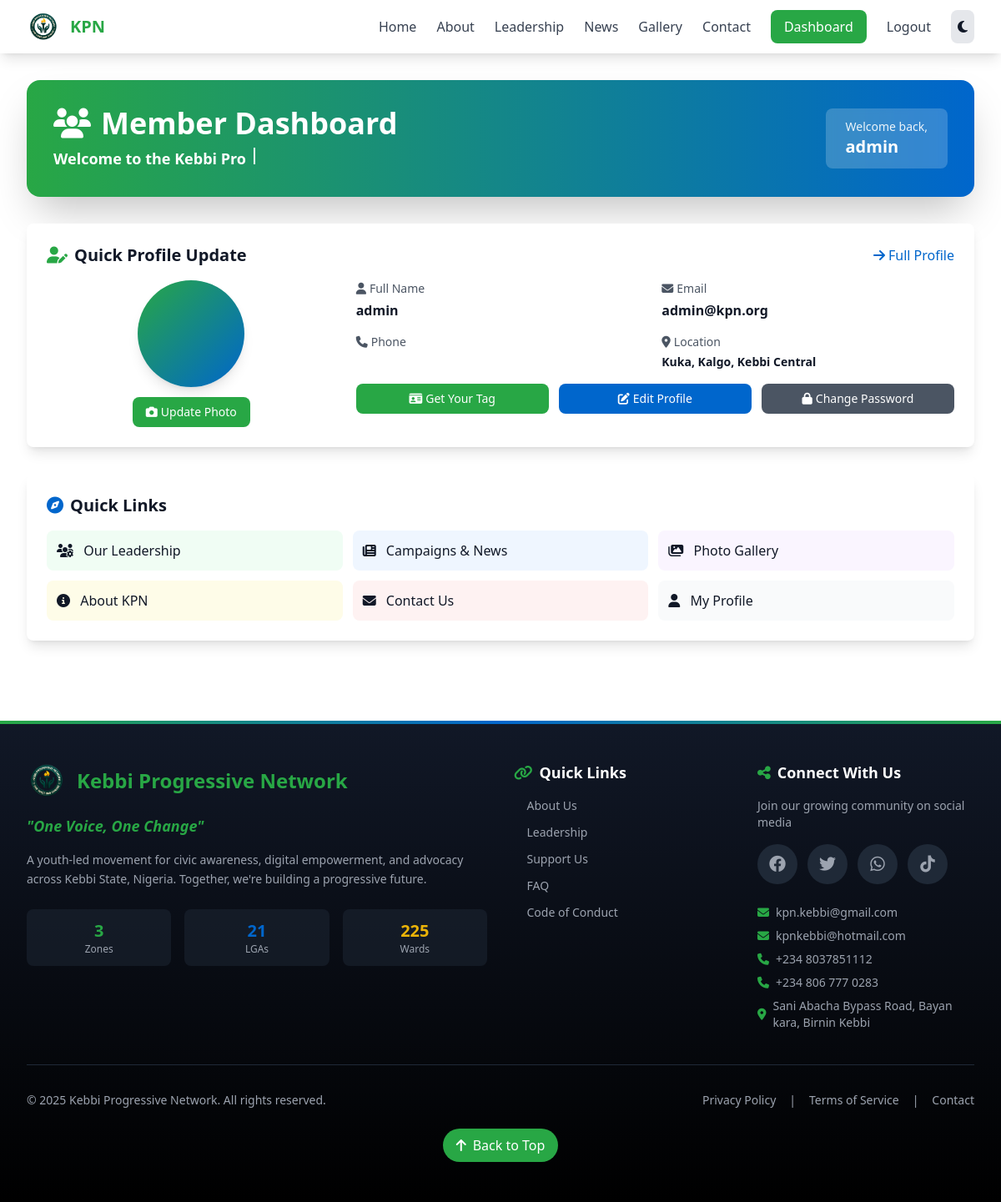
The app's page /account/dashboards/general-member/ (signed in) with its own data.
### staff/models.py (models this page shows, shortened)
class User(AbstractUser):
    ROLE_CHOICES = [
        ('GENERAL', 'General Member'),
        ('STATE', 'State Executive'),
        ('ZONAL', 'Zonal Coordinator'),
        ('LGA', 'LGA Coordinator'),
        ('WARD', 'Ward Leader'),
    ]
    STATUS_CHOICES = [
        ('PENDING', 'Pending Approval'),
        ('APPROVED', 'Approved'),
        ('SUSPENDED', 'Suspended'),
        ('DISMISSED', 'Dismissed'),
    ]
    GENDER_CHOICES = [
        ('M', 'Male'),
        ('F', 'Female'),
    ]
    phone = models.CharField(max_length=20)
    bio = models.TextField(blank=True)
    photo = models.ImageField(upload_to='profile_photos/', blank=True, null=True)
    gender = models.CharField(max_length=1, choices=GENDER_CHOICES, blank=True)
    facebook_url = models.URLField(max_length=200, blank=True, help_text="Your Facebook profile URL")
    twitter_url = models.URLField(max_length=200, blank=True, help_text="Your Twitter/X profile URL")
    instagram_url = models.URLField(max_length=200, blank=True, help_text="Your Instagram profile URL")
    tiktok_url = models.URLField(max_length=200, blank=True, help_text="Your TikTok profile URL")
    role = models.CharField(max_length=10, choices=ROLE_CHOICES, default='GENERAL')
    status = models.CharField(max_length=10, choices=STATUS_CHOICES, default='PENDING')
    zone = models.ForeignKey(Zone, on_delete=models.SET_NULL, null=True, blank=True, related_name='members')
    lga = models.ForeignKey(LGA, on_delete=models.SET_NULL, null=True, blank=True, related_name='members')
    ward = models.ForeignKey(Ward, on_delete=models.SET_NULL, null=True, blank=True, related_name='members')
    role_definition = models.ForeignKey(RoleDefinition, on_delete=models.SET_NULL, null=True, blank=True, related_name='holders')
    facebook_verified = models.BooleanField(default=False)
    date_approved = models.DateTimeField(null=True, blank=True)
    approved_by = models.ForeignKey('self', on_delete=models.SET_NULL, null=True, blank=True, related_name='approved_members')
    created_at = models.DateTimeField(auto_now_add=True)
    updated_at = models.DateTimeField(auto_now=True)
    class Meta:
        ordering = ['-created_at']
        indexes = [
            models.Index(fields=['status', 'role'], name='user_status_role_idx'),
            models.Index(fields=['status', 'zone'], name='user_status_zone_idx'),
            models.Index(fields=['status', 'lga'], name='user_status_lga_idx'),
            models.Index(fields=['status', 'ward'], name='user_status_ward_idx'),
        ]
    def get_full_name(self):
        return f"{self.first_name} {self.last_name}".strip() or self.username

### leadership/models.py (models this page shows, shortened)
class Ward(models.Model):
    name = models.CharField(max_length=200)
    lga = models.ForeignKey(LGA, on_delete=models.CASCADE, related_name='wards')
    created_at = models.DateTimeField(auto_now_add=True)
    class Meta:
        ordering = ['lga__name', 'name']

class LGA(models.Model):
    name = models.CharField(max_length=100)
    zone = models.ForeignKey(Zone, on_delete=models.CASCADE, related_name='lgas')
    created_at = models.DateTimeField(auto_now_add=True)
    class Meta:
        ordering = ['name']
        verbose_name = 'LGA'
        verbose_name_plural = 'LGAs'

class Zone(models.Model):
    name = models.CharField(max_length=100, unique=True)
    created_at = models.DateTimeField(auto_now_add=True)
    class Meta:
        ordering = ['name']

### staff/views.py (the view)
# urls.py: path('dashboards/general-member/', views.general_member_dashboard, name='general_member_dashboard'),
@login_required
def general_member_dashboard(request):
    user = request.user
    if user.status != 'APPROVED':
        messages.warning(request, 'Your account is pending approval.')
        return render(request, 'staff/pending_approval.html')
    if user.role != 'GENERAL':
        return redirect('staff:dashboard')
    from campaigns.models import Campaign
    from staff.models import Announcement
    latest_campaigns = Campaign.objects.filter(status='PUBLISHED').order_by('-published_at')[:3]
    context = {
        'latest_campaigns': latest_campaigns,
    }
    return render(request, 'staff/dashboards/general_member.html', context)

### staff/context_processors.py (called while the page is built)
def announcements(request):
    user_announcements = []
    if request.user.is_authenticated:
        user_announcements = Announcement.for_user(request.user)[:10]
    return {
        'user_announcements': user_announcements
    }

### staff/models.py (called while the page is built)
    @classmethod
    def for_user(cls, user):
        from django.utils import timezone
        from django.db.models import Q
        now = timezone.now()
        base_query = cls.objects.filter(is_active=True).filter(
            Q(expires_at__isnull=True) | Q(expires_at__gt=now)
        )
        query = Q(scope='GENERAL')
        if user.zone:
            query |= Q(scope='ZONAL', target_zone=user.zone)
        if user.lga:
            query |= Q(scope='LGA', target_lga=user.lga)
        if user.ward:
            query |= Q(scope='WARD', target_ward=user.ward)
        return base_query.filter(query).select_related('created_by', 'target_zone', 'target_lga', 'target_ward')

### staff/templates/staff/dashboards/general_member.html (shortened to what this page needs)
{% extends 'base.html' %}
{% load static %}
{% block content %}
<div class="max-w-7xl mx-auto px-4 sm:px-6 lg:px-8 py-8">
    {% include 'staff/dashboards/includes/_role_header.html' with title="Member Dashboard" icon_class="fas fa-users" welcome_messages="Welcome to the Kebbi Progressive Network!|Be part of the change you want to see.|Together, we build a better Kebbi.|Your voice matters. Your participation counts.|Join us in creating opportunities for all." %}
    {% include 'staff/dashboards/includes/_profile_section.html' %}
    <div class="bg-white dark:bg-gray-800 rounded-lg shadow-lg p-6">
        <h3 class="text-xl font-bold mb-4 flex items-center">
            <i class="fas fa-compass text-kpn-blue mr-2"></i>
            Quick Links
        </h3>
        <div class="grid grid-cols-1 md:grid-cols-2 lg:grid-cols-3 gap-3">
            <a href="{% url 'core:leadership' %}" class="block p-3 bg-green-50 dark:bg-green-900 rounded-lg hover:bg-green-100 dark:hover:bg-green-800 transition">
                <i class="fas fa-users-cog mr-2"></i> Our Leadership
            </a>
            <a href="{% url 'core:campaigns' %}" class="block p-3 bg-blue-50 dark:bg-blue-900 rounded-lg hover:bg-blue-100 dark:hover:bg-blue-800 transition">
                <i class="fas fa-newspaper mr-2"></i> Campaigns & News
            </a>
            <a href="{% url 'core:gallery' %}" class="block p-3 bg-purple-50 dark:bg-purple-900 rounded-lg hover:bg-purple-100 dark:hover:bg-purple-800 transition">
                <i class="fas fa-images mr-2"></i> Photo Gallery
            </a>
            <a href="{% url 'core:about' %}" class="block p-3 bg-yellow-50 dark:bg-yellow-900 rounded-lg hover:bg-yellow-100 dark:hover:bg-yellow-800 transition">
                <i class="fas fa-info-circle mr-2"></i> About KPN
            </a>
            <a href="{% url 'core:contact' %}" class="block p-3 bg-red-50 dark:bg-red-900 rounded-lg hover:bg-red-100 dark:hover:bg-red-800 transition">
                <i class="fas fa-envelope mr-2"></i> Contact Us
            </a>
            <a href="{% url 'staff:profile' %}" class="block p-3 bg-gray-50 dark:bg-gray-900 rounded-lg hover:bg-gray-100 dark:hover:bg-gray-800 transition">
                <i class="fas fa-user mr-2"></i> My Profile
            </a>
        </div>
    </div>
</div>
{% endblock %}

### staff/templates/staff/dashboards/includes/_role_header.html (shortened to what this page needs)
<div class="mb-8 bg-gradient-to-r from-kpn-green to-kpn-blue rounded-2xl p-8 shadow-2xl animate-fadeInScale">
    <div class="flex items-center justify-between flex-wrap gap-4">
        <div class="flex-1">
            <h1 class="text-3xl md:text-4xl font-extrabold text-white mb-2">
                <i class="{{ icon_class|default:'fas fa-tachometer-alt' }} mr-3"></i>{{ title }}
            </h1>
            <div class="text-white text-lg">
                <span class="typing-text font-semibold" data-messages="{{ welcome_messages }}"></span>
                <span class="typing-cursor inline-block w-0.5 h-5 bg-white ml-1 animate-pulse"></span>
            </div>
        </div>
        <div class="flex items-center space-x-4">
            <div class="bg-white/20 backdrop-blur-sm rounded-lg px-6 py-3 text-white">
                <p class="text-sm opacity-90">Welcome back,</p>
                <p class="text-xl font-bold">{{ user.get_full_name }}</p>
            </div>
        </div>
    </div>
</div>

### staff/templates/staff/dashboards/includes/_profile_section.html (shortened to what this page needs)
<div class="bg-white dark:bg-gray-800 rounded-lg shadow-lg p-6 mb-8">
    <div class="flex items-center justify-between mb-4">
        <h3 class="text-xl font-bold flex items-center">
            <i class="fas fa-user-edit text-kpn-green mr-2"></i>
            Quick Profile Update
        </h3>
        <a href="{% url 'staff:profile' %}" class="text-kpn-blue hover:text-kpn-green transition">
            <i class="fas fa-arrow-right mr-1"></i>Full Profile
        </a>
    </div>
    <div class="grid grid-cols-1 md:grid-cols-3 gap-6">
        <div class="text-center">
            <div class="mb-3">
                {% if user.photo %}
                <img src="{{ user.photo.url }}" alt="{{ user.get_full_name }}" class="w-32 h-32 rounded-full mx-auto object-cover border-4 border-kpn-green shadow-lg">
                {% else %}
                <div class="w-32 h-32 rounded-full mx-auto bg-gradient-to-br from-kpn-green to-kpn-blue flex items-center justify-center text-white text-4xl font-bold shadow-lg">
                </div>
                {% endif %}
            </div>
            <a href="{% url 'staff:profile' %}" class="inline-block bg-kpn-green text-white px-4 py-2 rounded-lg hover:bg-green-600 transition text-sm">
                <i class="fas fa-camera mr-1"></i>Update Photo
            </a>
        </div>
        <div class="md:col-span-2">
            <div class="grid grid-cols-1 md:grid-cols-2 gap-4">
                <div>
                    <p class="text-sm text-gray-600 dark:text-gray-400 mb-1">
                        <i class="fas fa-user mr-1"></i>Full Name
                    </p>
                    <p class="font-semibold">{{ user.get_full_name }}</p>
                </div>
                <div>
                    <p class="text-sm text-gray-600 dark:text-gray-400 mb-1">
                        <i class="fas fa-envelope mr-1"></i>Email
                    </p>
                    <p class="font-semibold">{{ user.email }}</p>
                </div>
                <div>
                    <p class="text-sm text-gray-600 dark:text-gray-400 mb-1">
                        <i class="fas fa-phone mr-1"></i>Phone
                    </p>
                </div>
                <div>
                    <p class="text-sm text-gray-600 dark:text-gray-400 mb-1">
                        <i class="fas fa-map-marker-alt mr-1"></i>Location
                    </p>
                    <p class="font-semibold text-sm">
                        {% if user.ward %}{{ user.ward.name }}, {% endif %}
                        {% if user.lga %}{{ user.lga.name }}, {% endif %}
                        {% if user.zone %}{{ user.zone.name }}{% endif %}
                    </p>
                </div>
            </div>
            <div class="mt-4 flex gap-3 flex-wrap">
                <a href="{% url 'staff:generate_id_tag' %}" class="flex-1 bg-kpn-green text-white px-4 py-2 rounded-lg hover:bg-green-600 transition text-center text-sm">
                    <i class="fas fa-id-card mr-1"></i>Get Your Tag
                </a>
                <a href="{% url 'staff:profile' %}" class="flex-1 bg-kpn-blue text-white px-4 py-2 rounded-lg hover:bg-blue-700 transition text-center text-sm">
                    <i class="fas fa-edit mr-1"></i>Edit Profile
                </a>
                <a href="{% url 'staff:change_password' %}" class="flex-1 bg-gray-600 text-white px-4 py-2 rounded-lg hover:bg-gray-700 transition text-center text-sm">
                    <i class="fas fa-lock mr-1"></i>Change Password
                </a>
            </div>
        </div>
    </div>
</div>

### staff/templates/staff/dashboards/includes/_role_header.html (style rules this page uses)
.animate-fadeInScale { animation: fadeInScale 0.6s ease-out; }

### records on screen
User: get_full_name "admin", email "admin@kpn.org", ward.name "Kuka", lga.name "Kalgo", zone.name "Kebbi Central"

### other values on screen
{{ title }} "Member Dashboard"
